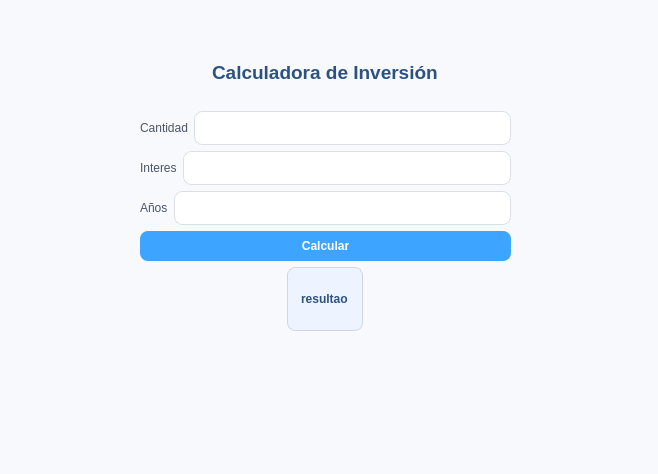
<?xml version="1.0" encoding="UTF-8"?>
<ui version="4.0">
 <class>Dialog</class>
 <widget class="QDialog" name="Dialog">
  <property name="geometry">
   <rect>
    <x>0</x>
    <y>0</y>
    <width>658</width>
    <height>474</height>
   </rect>
  </property>
  <property name="windowTitle">
   <string>Dialog</string>
  </property>
  <property name="styleSheet">
   <string notr="true">QDialog {
    background-color: #f7f9fc;
    font-family: &quot;Segoe UI&quot;;
    font-size: 10pt;
    color: #2d3436;
}

/* Título */
QLabel#labelTitulo {
    font-size: 14pt;
    font-weight: 600;
    color: #2c5282;
}

/* Labels */
QLabel {
    color: #4a5568;
}

/* Resultado */
QLabel#resultado {
    background-color: #eef4ff;
    border: 1px solid #d0d7e2;
    border-radius: 8px;
    padding: 10px;
    font-weight: bold;
    color: #2c5282;
}

/* Entradas */
QLineEdit {
    background-color: white;
    border: 1px solid #dcdfe6;
    border-radius: 8px;
    padding: 8px;
}

QLineEdit:focus {
    border: 2px solid #3da5ff;
}

/* Botón calcular */
QPushButton#btnCalcular {
    background-color: #3da5ff;
    color: white;
    border-radius: 8px;
    padding: 8px 16px;
    font-weight: 600;
}

QPushButton#btnCalcular:hover {
    background-color: #5ab3ff;
}

/* Botón cerrar */
QPushButton#btnCerrar {
    background-color: #e9ecef;
    color: #495057;
    border-radius: 8px;
    padding: 8px 16px;
}

QPushButton#btnCerrar:hover {
    background-color: #dee2e6;
}</string>
  </property>
  <widget class="QWidget" name="">
   <property name="geometry">
    <rect>
     <x>140</x>
     <y>40</y>
     <width>371</width>
     <height>291</height>
    </rect>
   </property>
   <layout class="QVBoxLayout" name="verticalLayout">
    <item alignment="Qt::AlignHCenter">
     <widget class="QLabel" name="labelTitulo">
      <property name="text">
       <string>Calculadora de Inversión</string>
      </property>
     </widget>
    </item>
    <item>
     <layout class="QHBoxLayout" name="horizontalLayout">
      <item>
       <widget class="QLabel" name="labelCantidad">
        <property name="text">
         <string>Cantidad</string>
        </property>
       </widget>
      </item>
      <item>
       <widget class="QLineEdit" name="inputCantidad"/>
      </item>
     </layout>
    </item>
    <item>
     <layout class="QHBoxLayout" name="horizontalLayout_2">
      <item>
       <widget class="QLabel" name="labelInteres">
        <property name="text">
         <string>Interes</string>
        </property>
       </widget>
      </item>
      <item>
       <widget class="QLineEdit" name="inputInteres"/>
      </item>
     </layout>
    </item>
    <item>
     <layout class="QHBoxLayout" name="horizontalLayout_3">
      <item>
       <widget class="QLabel" name="labelAnios">
        <property name="text">
         <string>Años</string>
        </property>
       </widget>
      </item>
      <item>
       <widget class="QLineEdit" name="inputAnios"/>
      </item>
     </layout>
    </item>
    <item>
     <widget class="QPushButton" name="btnCalcular">
      <property name="text">
       <string>Calcular</string>
      </property>
     </widget>
    </item>
    <item alignment="Qt::AlignHCenter">
     <widget class="QLabel" name="resultado">
      <property name="text">
       <string>resultao</string>
      </property>
     </widget>
    </item>
   </layout>
  </widget>
 </widget>
 <resources/>
 <connections/>
</ui>
